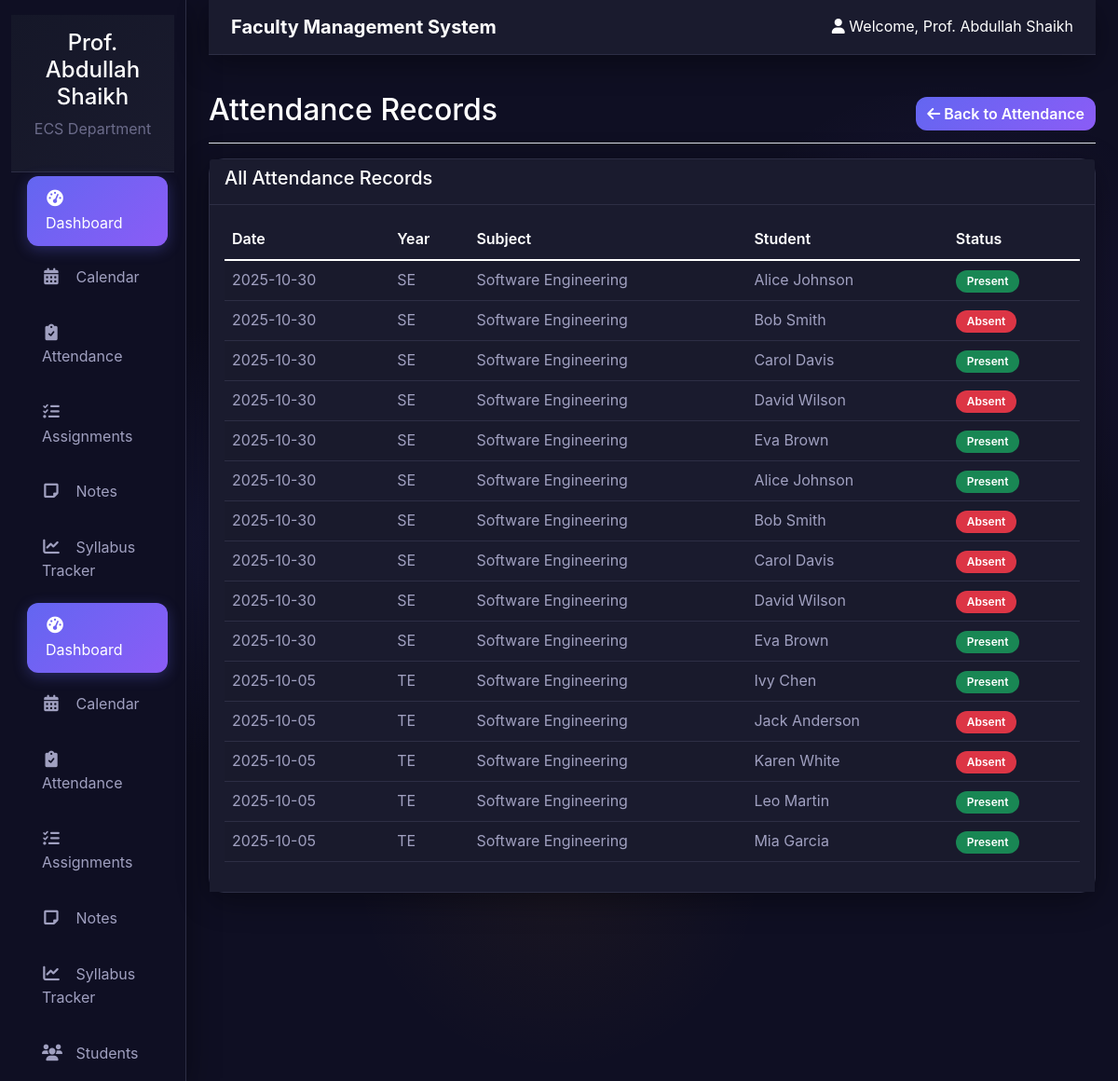
Screenshot of /attendance_records with the database file from the repository.
### app.py (models this page shows)
class Attendance(db.Model):
    id = db.Column(db.Integer, primary_key=True)
    date = db.Column(db.String(20), nullable=False)
    year = db.Column(db.String(10), nullable=False)
    subject = db.Column(db.String(100), nullable=False)
    student_name = db.Column(db.String(100), nullable=False)
    status = db.Column(db.String(10), nullable=False)

### app.py (the view)
@app.route('/attendance_records')
def attendance_records():
    records = Attendance.query.order_by(Attendance.date.desc()).all()
    return render_template('attendance_records.html', records=records)

### templates/attendance_records.html
{% extends "base.html" %}
{% block content %}
<div class="d-flex justify-content-between flex-wrap flex-md-nowrap align-items-center pt-3 pb-2 mb-3 border-bottom">
    <h1 class="h2">Attendance Records</h1>
    <a href="{{ url_for('attendance') }}" class="btn btn-primary">
        <i class="fas fa-arrow-left"></i> Back to Attendance
    </a>
</div>
<div class="card">
    <div class="card-header">
        <h5>All Attendance Records</h5>
    </div>
    <div class="card-body">
        <div class="table-responsive">
            <table class="table table-striped">
                <thead>
                    <tr>
                        <th>Date</th>
                        <th>Year</th>
                        <th>Subject</th>
                        <th>Student</th>
                        <th>Status</th>
                    </tr>
                </thead>
                <tbody>
                    {% for record in records %}
                    <tr>
                        <td>{{ record.date }}</td>
                        <td>{{ record.year }}</td>
                        <td>{{ record.subject }}</td>
                        <td>{{ record.student_name }}</td>
                        <td>
                            <span class="badge bg-{{ 'success' if record.status == 'Present' else 'danger' }}">
                                {{ record.status }}
                            </span>
                        </td>
                    </tr>
                    {% else %}
                    <tr>
                        <td colspan="5" class="text-center">No attendance records found</td>
                    </tr>
                    {% endfor %}
                </tbody>
            </table>
        </div>
    </div>
</div>
{% endblock %}

### templates/base.html (shortened to what this page needs)
<!DOCTYPE html>
<html lang="en">
<head>
    <link href="https://cdn.jsdelivr.net/npm/bootstrap@5.1.3/dist/css/bootstrap.min.css" rel="stylesheet">
    <link href="https://cdnjs.cloudflare.com/ajax/libs/font-awesome/6.0.0/css/all.min.css" rel="stylesheet">
    <link rel="stylesheet" href="{{ url_for('static', filename='css/style.css') }}">
</head>
<body>
    <div class="container-fluid">
        <div class="row">
            <nav id="sidebar" class="col-md-3 col-lg-2 d-md-block bg-dark sidebar collapse">
                <div class="position-sticky pt-3">
                    <div class="sidebar-header text-center text-white p-3">
                        <h4>Prof. Abdullah Shaikh</h4>
                        <p class="text-muted">ECS Department</p>
                    </div>
                    <ul class="nav flex-column">
                        <li class="nav-item">
                            <a class="nav-link active" href="{{ url_for('dashboard') }}">
                                <i class="fas fa-tachometer-alt"></i>
                                Dashboard
                            </a>
                        </li>
                        <li class="nav-item">
                            <a class="nav-link" href="{{ url_for('calendar') }}">
                                <i class="fas fa-calendar-alt"></i>
                                Calendar
                            </a>
                        </li>
                        <li class="nav-item">
                            <a class="nav-link" href="{{ url_for('attendance') }}">
                                <i class="fas fa-clipboard-check"></i>
                                Attendance
                            </a>
                        </li>
                        <li class="nav-item">
                            <a class="nav-link" href="{{ url_for('assignments') }}">
                                <i class="fas fa-tasks"></i>
                                Assignments
                            </a>
                        </li>
                        <li class="nav-item">
                            <a class="nav-link" href="{{ url_for('notes') }}">
                                <i class="fas fa-sticky-note"></i>
                                Notes
                            </a>
                        </li>
                        <li class="nav-item">
                            <a class="nav-link" href="{{ url_for('syllabus_tracker') }}">
                                <i class="fas fa-chart-line"></i>
                                Syllabus Tracker
                            </a>
                            <ul class="nav flex-column">
                                <li class="nav-item">
                                    <a class="nav-link active" href="{{ url_for('dashboard') }}">
                                        <i class="fas fa-tachometer-alt"></i> Dashboard
                                    </a>
                                </li>
                                <li class="nav-item">
                                    <a class="nav-link" href="{{ url_for('calendar') }}">
                                        <i class="fas fa-calendar-alt"></i> Calendar
                                    </a>
                                </li>
                                <li class="nav-item">
                                    <a class="nav-link" href="{{ url_for('attendance') }}">
                                        <i class="fas fa-clipboard-check"></i> Attendance
                                    </a>
                                </li>
                                <li class="nav-item">
                                    <a class="nav-link" href="{{ url_for('assignments') }}">
                                        <i class="fas fa-tasks"></i> Assignments
                                    </a>
                                </li>
                                <li class="nav-item">
                                    <a class="nav-link" href="{{ url_for('notes') }}">
                                        <i class="fas fa-sticky-note"></i> Notes
                                    </a>
                                </li>
                                <li class="nav-item">
                                    <a class="nav-link" href="{{ url_for('syllabus_tracker') }}">
                                        <i class="fas fa-chart-line"></i> Syllabus Tracker
                                    </a>
                                </li>
                                <li class="nav-item">
                                    <a class="nav-link" href="{{ url_for('students') }}">
                                        <i class="fas fa-users"></i> Students
                                    </a>
                                </li>
                            </ul>
                        </li>
                    </ul>
                </div>
            </nav>
            <main class="col-md-9 ms-sm-auto col-lg-10 px-md-4">
                <nav class="navbar navbar-expand-lg navbar-light bg-light mb-4">
                    <div class="container-fluid">
                        <span class="navbar-brand">Faculty Management System</span>
                        <div class="navbar-nav ms-auto">
                            <span class="navbar-text">
                                <i class="fas fa-user"></i> Welcome, Prof. Abdullah Shaikh
                            </span>
                        </div>
                    </div>
                </nav>
                {% block content %}{% endblock %}
            </main>
        </div>
    </div>
</body>
</html>

### rows the page displays
Attendance: date "2025-10-30", year "SE", subject "Software Engineering", student_name "Alice Johnson", status "Present"
Attendance: date "2025-10-30", year "SE", subject "Software Engineering", student_name "Bob Smith", status "Absent"
Attendance: date "2025-10-30", year "SE", subject "Software Engineering", student_name "Carol Davis", status "Present"
Attendance: date "2025-10-30", year "SE", subject "Software Engineering", student_name "David Wilson", status "Absent"
Attendance: date "2025-10-30", year "SE", subject "Software Engineering", student_name "Eva Brown", status "Present"
Attendance: date "2025-10-30", year "SE", subject "Software Engineering", student_name "Alice Johnson", status "Present"
Attendance: date "2025-10-30", year "SE", subject "Software Engineering", student_name "Bob Smith", status "Absent"
Attendance: date "2025-10-30", year "SE", subject "Software Engineering", student_name "Carol Davis", status "Absent"
Attendance: date "2025-10-30", year "SE", subject "Software Engineering", student_name "David Wilson", status "Absent"
Attendance: date "2025-10-30", year "SE", subject "Software Engineering", student_name "Eva Brown", status "Present"
Attendance: date "2025-10-05", year "TE", subject "Software Engineering", student_name "Ivy Chen", status "Present"
Attendance: date "2025-10-05", year "TE", subject "Software Engineering", student_name "Jack Anderson", status "Absent"
Attendance: date "2025-10-05", year "TE", subject "Software Engineering", student_name "Karen White", status "Absent"
Attendance: date "2025-10-05", year "TE", subject "Software Engineering", student_name "Leo Martin", status "Present"
Attendance: date "2025-10-05", year "TE", subject "Software Engineering", student_name "Mia Garcia", status "Present"
